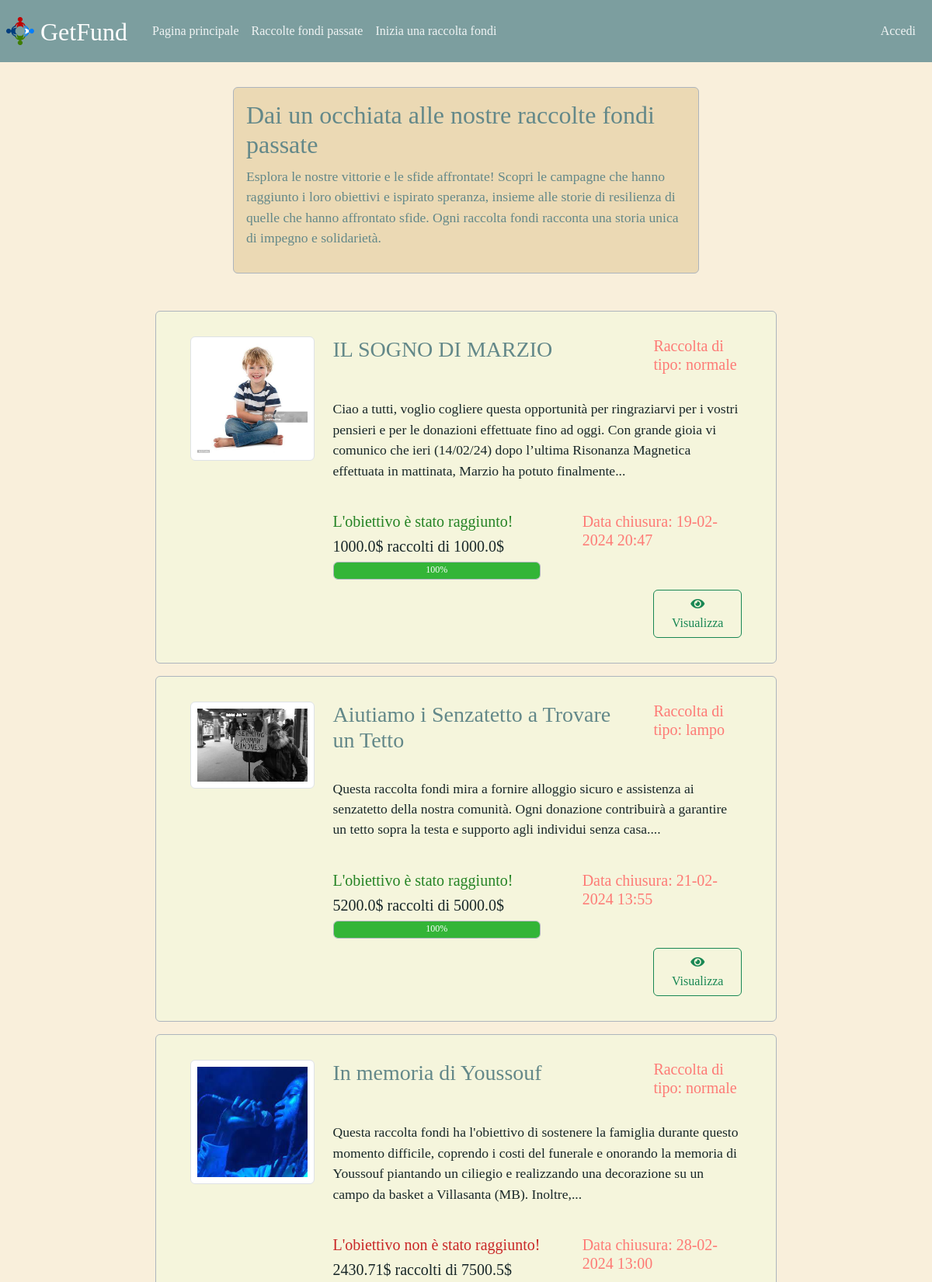
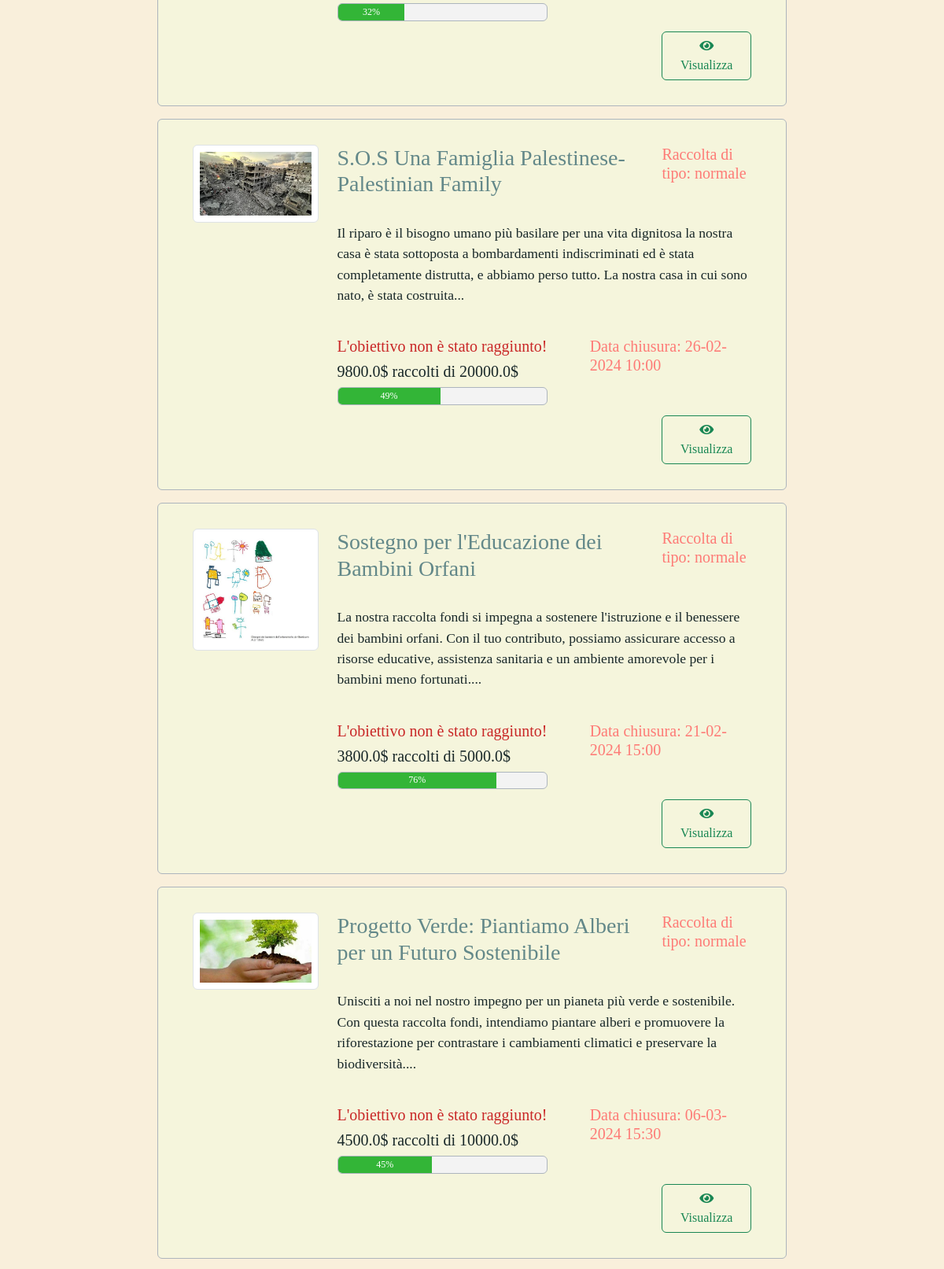
The page /raccolte_fondi_passate (upper part) on the database its author committed (2 pictures, top to bottom).
### tables this page shows
CREATE TABLE "RACCOLTE" (
	"id"	INTEGER,
	"titolo"	TEXT NOT NULL,
	"descrizione"	TEXT NOT NULL,
	"immagine"	TEXT,
	"obiettivo"	REAL NOT NULL,
	"donazione_min"	REAL NOT NULL,
	"donazione_max"	REAL NOT NULL,
	"id_utente"	INTEGER NOT NULL,
	"tipo"	TEXT NOT NULL,
	"timestamp_creazione"	TEXT NOT NULL,
	"timestamp_chiusura"	TEXT NOT NULL,
	FOREIGN KEY("id_utente") REFERENCES "UTENTI"("id"),
	PRIMARY KEY("id" AUTOINCREMENT)
);

### app.py (the view)
@app.route('/raccolte_fondi_passate')
def raccolte_fondi_passate():
    raccolte = raccolte_dao.get_raccolte() #ottengo tutte le raccolte sia aperte che chiuse, con nessun tipo di ordinamento nei campi
    raccolte_mod=[dict(row) for row in raccolte] #risultato modificabile
    raccolte_filtrate=[]
    for raccolta in raccolte_mod:
        if raccolta['cifra_totale_donata'] is None:
            raccolta['cifra_totale_donata'] = 0.0
        if datetime.strptime(raccolta['timestamp_chiusura'], '%Y-%m-%d %H:%M') < datetime.now() and raccolta['cifra_totale_donata'] >= raccolta['obiettivo']:
            raccolte_filtrate.append(raccolta) #inserisco prima nella lista le raccolte chiuse che hanno raggiunto l'obiettivo
    for raccolta in raccolte_mod:
        if datetime.strptime(raccolta['timestamp_chiusura'], '%Y-%m-%d %H:%M') < datetime.now() and raccolta['cifra_totale_donata'] < raccolta['obiettivo']:
            raccolte_filtrate.append(raccolta) #inserisco successivamente nella lista le raccolte chiuse che NON hanno raggiunto l'obiettivo
    for raccolta in raccolte_filtrate:
        raccolta['timestamp_chiusura']=datetime.strptime(raccolta['timestamp_chiusura'], "%Y-%m-%d %H:%M").strftime("%d-%m-%Y %H:%M")
        raccolta['descrizione'] = (' '.join(raccolta['descrizione'].split()[:N_words_in_paragraph_home_page]))+'...'
        if raccolta['cifra_totale_donata']>=raccolta['obiettivo']:
            raccolta['progress_bar'] = '100%'
        else:
            percentuale_avanzamento = (raccolta['cifra_totale_donata'] / raccolta['obiettivo']) * 100
            raccolta['progress_bar'] = f"{percentuale_avanzamento:.0f}%"
    return render_template('raccolte_passate.html', raccolte=raccolte_filtrate)

### raccolte_dao.py (called while the page is built)
def get_raccolte():
    query="SELECT RACCOLTE.id, titolo, descrizione, immagine, obiettivo, donazione_min, donazione_max, id_utente, tipo, timestamp_creazione, timestamp_chiusura, SUM(cifra_donata) AS cifra_totale_donata FROM RACCOLTE LEFT OUTER JOIN DONATORI ON RACCOLTE.id=id_raccolta GROUP BY RACCOLTE.id, titolo, descrizione, immagine, obiettivo, donazione_min, donazione_max, id_utente, tipo, timestamp_creazione, timestamp_chiusura"
    connection=sqlite3.connect('db/db.db')
    connection.row_factory=sqlite3.Row
    cursor=connection.cursor()
    cursor.execute(query)
    result=cursor.fetchall()
    cursor.close()
    connection.close()
    return result

### templates/raccolte_passate.html (shortened to what this page needs)
{% extends "base.html" %}
{% block style %}<link rel="stylesheet" href="{{ url_for('static', filename='style_homepage.css') }}">{% endblock %}
{%block content %}
<section class="intestazione border border-dark-subtle rounded">
    <h2>Dai un occhiata alle nostre raccolte fondi passate</h2>
    <p>Esplora le nostre vittorie e le sfide affrontate! Scopri le campagne che hanno raggiunto i loro obiettivi e ispirato speranza,
        insieme alle storie di resilienza di quelle che hanno affrontato sfide.
        Ogni raccolta fondi racconta una storia unica di impegno e solidarietà.</p>
</section>
<main class="col-8 articoli">
    {% for raccolta in raccolte %}
    <article class="row border rounded border-dark-subtle articolo">
        <div class="col-3">
            <a href="{{ url_for('singola_raccolta_fondi', id=raccolta['id']) }}">
                {% if raccolta.immagine %}
                <img class="img-thumbnail w-100 p-2" src="{{ url_for('static', filename=raccolta.immagine) }}" alt="Immagine raccolta">
                {% else %}
                <img class="img-thumbnail w-100 p-2" src="{{ url_for('static', filename='foto_mancante.jpg') }}" alt="Immagine mancante">
                {% endif %}
            </a>
        </div>
        <div class="col-9">
            <section class="row">
                <div class="col-9">
                    <h3 class="titolo_articolo" style="color:#638889">{{ raccolta.titolo |e }}</h3>
                </div>
                <div class="col-3">
                    <h4 class="fs-5" style="color:rgba(255, 98, 98, 0.836)">Raccolta di tipo: {{ raccolta.tipo |e }}</h4>
                </div>
            </section>
            <br>
            <p style="color:#182728" class="paragrafo">{{ raccolta.descrizione |e }}</p>
            <br>
            <section class="row">
                <div class="col-7">
                    {% if raccolta.cifra_totale_donata >= raccolta.obiettivo %}
                    <h4 class="fs-5" style="color:rgb(36, 131, 36)">L'obiettivo è stato raggiunto!</h4>
                    {% else %}
                    <h4 class="fs-5" style="color:rgb(201, 39, 39)">L'obiettivo non è stato raggiunto!</h4>
                    {% endif %}
                    <h5 class="fs-5" style="color:#182728">{{ raccolta.cifra_totale_donata |e }}$ raccolti di {{ raccolta.obiettivo |e }}$</h5>
                    <div class="progress border border-dark-subtle" style="height: 30%;">
                        <div class="progress-bar" style="width: {{ raccolta.progress_bar |e }};">{{ raccolta.progress_bar |e }}</div>
                    </div>
                </div>
                <div class="col-5">
                    <h4 class="fs-5" style="color:rgba(255, 98, 98, 0.836)">Data chiusura: {{ raccolta.timestamp_chiusura |e }}</h4>
                </div>
            </section>
            <br>
            <div class="d-flex row justify-content-end">
                <div class="d-flex col-3 justify-content-end">
                    <a class="btn btn-outline-success" href="{{ url_for('singola_raccolta_fondi', id=raccolta.id) }}" role="button">
                        <i class="fas fa-eye"></i> Visualizza
                    </a>
                </div>
            </div>
        </div>
    </article>
    {% endfor %}
</main>
{% endblock %}

### static/style_homepage.css (style rules this page uses)
.intestazione { position: relative; top:4rem; width: 50%; height: 18%; padding:1rem; border-bottom: 2px solid rgb(0, 0, 0); background-color: #EBD9B4; display: flex; justify-content: center; align-items: center; flex-direction: column; color:#638889; margin-bottom:2rem; }
.intestazione > h2 { font-family: 'Times New Roman', Times, serif; font-size: 2rem; }
.intestazione > p { font-family: 'Times New Roman', Times, serif; font-size: 1.1rem; }
.articoli { position: relative; top:4rem; }
.articolo { background-color: beige; font-family: 'Times New Roman', Times, serif; padding:2rem; margin-top:1rem; }
.paragrafo { font-size:1.1rem; }
.progress { height: 10%; width:90%; background-color: #f3f3f3; }
.progress-bar { height: 100%; line-height: 80%; color: #ffffff; text-align: center; background-color: #33b537; }

### rows shown on the page
RACCOLTE: immagine (picture), titolo "IL SOGNO DI MARZIO", tipo "normale", descrizione "Ciao a tutti, voglio cogliere questa opportunità per ringraziarvi per i vostri pensieri e per le donazioni effettuate fino ad oggi. Con grande gioia vi comunico che ieri (14/02/24) dopo l’ultima Risonanza Magnetica effettuata in mattinata, Marzio ha potuto finalmente...", shows "L'obiettivo è stato raggiunto!", cifra_totale_donata "1000.0", obiettivo "1000.0", progress_bar "100%", timestamp_chiusura "19-02-2024 20:47"
RACCOLTE: immagine (picture), titolo "Aiutiamo i Senzatetto a Trovare un Tetto", tipo "lampo", descrizione "Questa raccolta fondi mira a fornire alloggio sicuro e assistenza ai senzatetto della nostra comunità. Ogni donazione contribuirà a garantire un tetto sopra la testa e supporto agli individui senza casa....", shows "L'obiettivo è stato raggiunto!", cifra_totale_donata "5200.0", obiettivo "5000.0", progress_bar "100%", timestamp_chiusura "21-02-2024 13:55"
RACCOLTE: immagine (picture), titolo "In memoria di Youssouf", tipo "normale", descrizione "Questa raccolta fondi ha l'obiettivo di sostenere la famiglia durante questo momento difficile, coprendo i costi del funerale e onorando la memoria di Youssouf piantando un ciliegio e realizzando una decorazione su un campo da basket a Villasanta (MB). Inoltre,...", shows "L'obiettivo non è stato raggiunto!", cifra_totale_donata "2430.71", obiettivo "7500.5", progress_bar "32%", timestamp_chiusura "28-02-2024 13:00"
RACCOLTE: immagine (picture), titolo "S.O.S Una Famiglia Palestinese-Palestinian Family", tipo "normale", descrizione "Il riparo è il bisogno umano più basilare per una vita dignitosa la nostra casa è stata sottoposta a bombardamenti indiscriminati ed è stata completamente distrutta, e abbiamo perso tutto. La nostra casa in cui sono nato, è stata costruita...", shows "L'obiettivo non è stato raggiunto!", cifra_totale_donata "9800.0", obiettivo "20000.0", progress_bar "49%", timestamp_chiusura "26-02-2024 10:00"
RACCOLTE: immagine (picture), titolo "Sostegno per l'Educazione dei Bambini Orfani", tipo "normale", descrizione "La nostra raccolta fondi si impegna a sostenere l'istruzione e il benessere dei bambini orfani. Con il tuo contributo, possiamo assicurare accesso a risorse educative, assistenza sanitaria e un ambiente amorevole per i bambini meno fortunati....", shows "L'obiettivo non è stato raggiunto!", cifra_totale_donata "3800.0", obiettivo "5000.0", progress_bar "76%", timestamp_chiusura "21-02-2024 15:00"
RACCOLTE: immagine (picture), titolo "Progetto Verde: Piantiamo Alberi per un Futuro Sostenibile", tipo "normale", descrizione "Unisciti a noi nel nostro impegno per un pianeta più verde e sostenibile. Con questa raccolta fondi, intendiamo piantare alberi e promuovere la riforestazione per contrastare i cambiamenti climatici e preservare la biodiversità....", shows "L'obiettivo non è stato raggiunto!", cifra_totale_donata "4500.0", obiettivo "10000.0", progress_bar "45%", timestamp_chiusura "06-03-2024 15:30"
